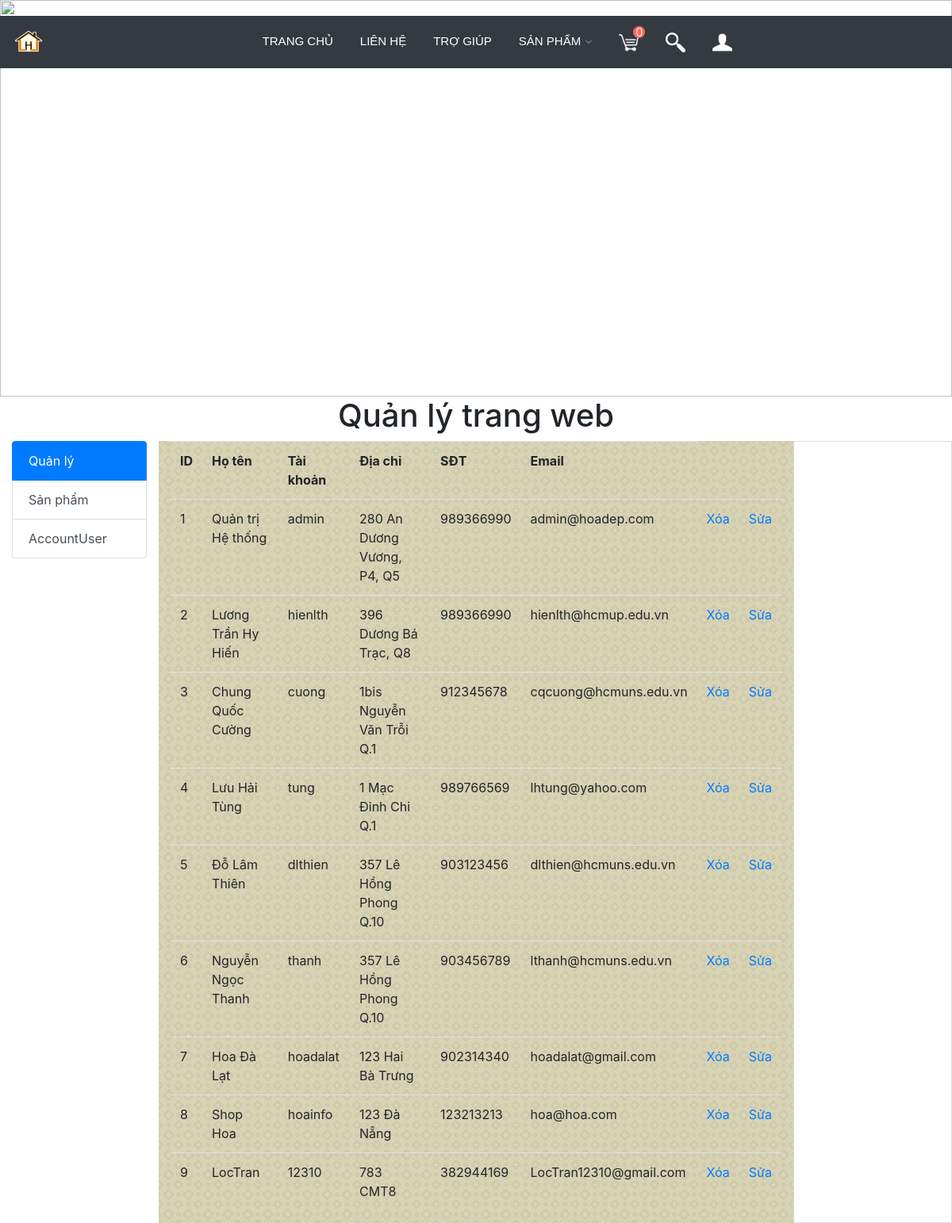
The app's page /Layout_Web/PDO/Manager/QuanLyAccount.php, older data.
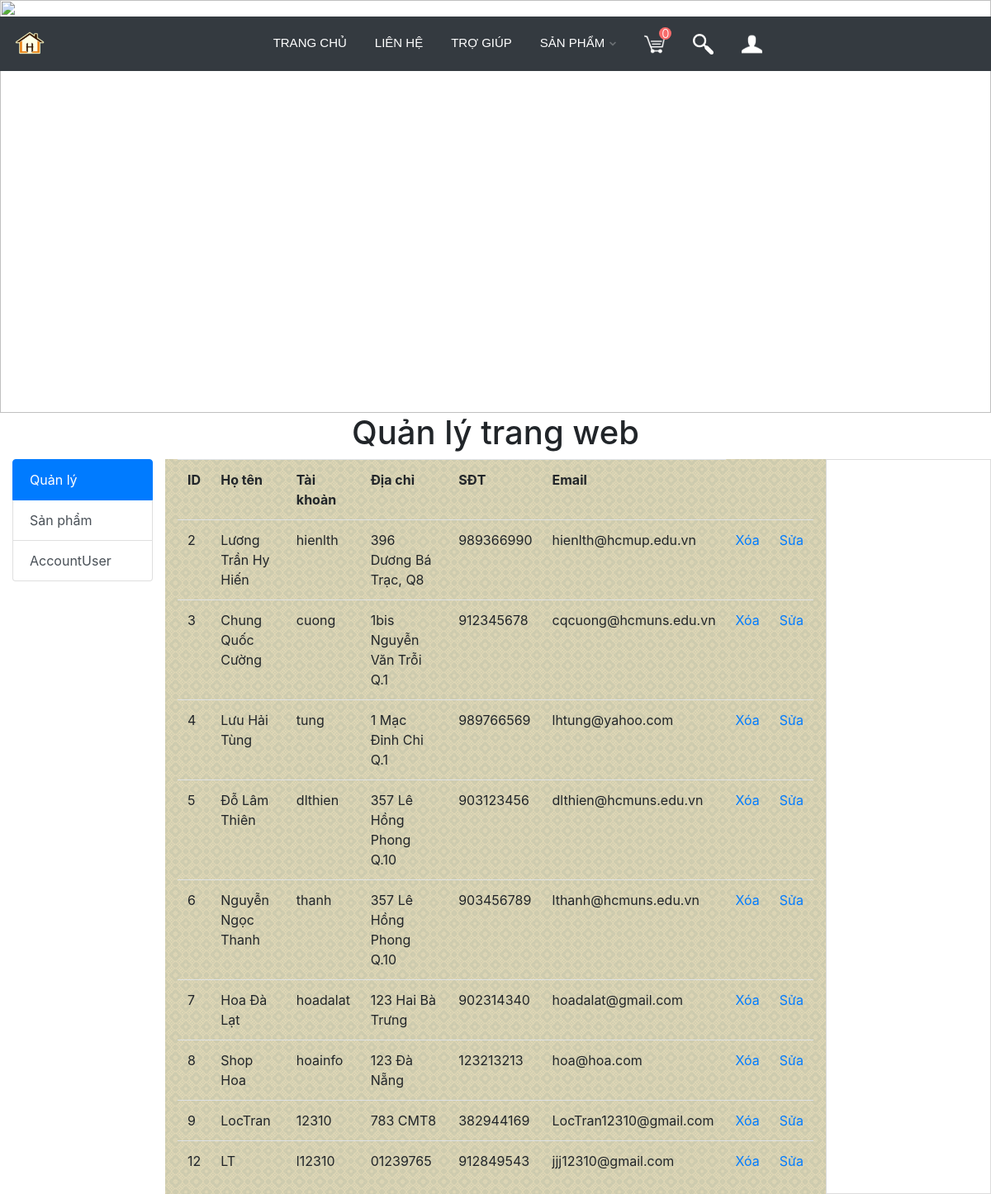
The same page, newer data.
### tables this page shows
CREATE TABLE `khachhang` (
  `MaKH` int(11) NOT NULL,
  `TenDN` varchar(20) NOT NULL,
  `MatKhau` varchar(32) NOT NULL,
  `HoTen` varchar(50) NOT NULL,
  `DiaChi` varchar(50) DEFAULT NULL,
  `DienThoai` int(11) DEFAULT NULL,
  `Email` varchar(30) DEFAULT NULL
);

### Layout_Web/PDO/DataProvider.php (called while the page is built)
<?php
class DataProvider
{
	public static function ExecuteQuery($sql)
	{
		try{
			$dsn = "mysql:host=localhost;dbname=furniture";
			$dbh = new PDO($dsn, "root", "");
			$dbh->query("SET NAMES utf8");
			$result = $dbh->query($sql);
		}catch(Exception $ex){
			echo "Lỗi: ";
		}
		finally{
			$dbh = null;
		}
		return $result;
	}
}
?>

### Layout_Web/PDO/Manager/QuanLyAccount.php (the view, shortened to what the changed rows need)
<!DOCTYPE html>
<html lang="en">
<head>
    <link rel="stylesheet" href="../products.css">
    <link rel="stylesheet" type="text/css" href="../../css/manager.css">
    <link rel="stylesheet" href="https://maxcdn.bootstrapcdn.com/bootstrap/4.4.1/css/bootstrap.min.css">
    <link rel="stylesheet" href="https://use.fontawesome.com/releases/v5.6.3/css/all.css">
    <link rel="stylesheet" href="../../OwlCarousel2-2.3.4/src/js/owl.carousel.js">
    <link rel="stylesheet" href="../../OwlCarousel2-2.3.4/dist/assets/owl.carousel.min.css">
    <link rel="stylesheet" href="../../OwlCarousel2-2.3.4/dist/assets/owl.theme.green.min.css">
    <link rel="stylesheet" href="https://cdnjs.cloudflare.com/ajax/libs/animate.css/3.7.2/animate.min.css">
</head>
<body>
<div id="txtFist">
        <h1>Quản lý trang web</h1>
        <div class="container-fluid " id="managerpro">
            <div class="row">
    <div class="col-8" id="centercot">
         <table class="table table-hover">
             <tr>
                <th scope="col">ID</th>
                <th scope="col">Họ tên</th>
                <th scope="col">Tài khoản</th>
                <th scope="col">Địa chỉ</th>
                <th scope="col">SĐT</th>
                <th scope="col">Email</th>
            </tr>
    <?php
       include_once("../DataProvider.php");
        $sql = "SELECT * FROM khachhang";
         $result = DataProvider::ExecuteQuery($sql);
            while($row = $result->fetch())
                 {
     ?>
        <tr>
            <td><?= $row['MaKH'] ?></td>
            <td><?= $row['HoTen'] ?></td>
            <td><?= $row['TenDN'] ?></td>
            <td><?= $row['DiaChi'] ?></td>
            <td><?= $row['DienThoai'] ?></td>
            <td><?= $row['Email'] ?></td>
           <td><a href="Manager.php?id=<?= $row['MaKH'] ?> "onclick="Notification()" >Xóa</a></td>
           <td><a href="edit.php?edit=<?= $row['MaKH'] ?> " >Sửa</a></td>
        </tr>
    <?php }?>
    </table>
                </div>
                </div>
            </div>
        </div>
        <?php
   @ include_once("DataProvider.php");
?>
</body>
</html>

Row changes from the older to the newer data that the page shows:
removed khachhang: MaKH "1", HoTen "Quản trị Hệ thống", TenDN "admin", DiaChi "280 An Dương Vương, P4, Q5", DienThoai "989366990", Email "admin@hoadep.com"
added khachhang: MaKH "12", HoTen "LT", TenDN "l12310", DiaChi "01239765", DienThoai "912849543", Email "jjj12310@gmail.com"
